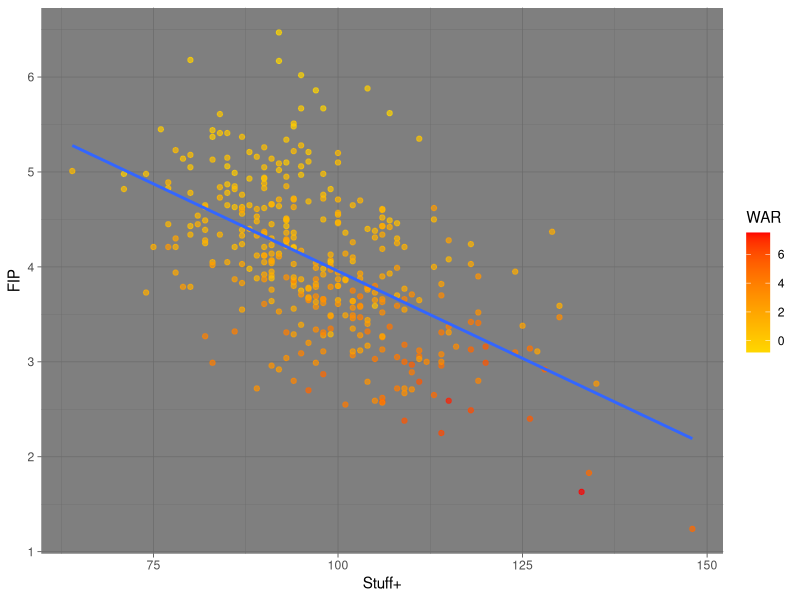
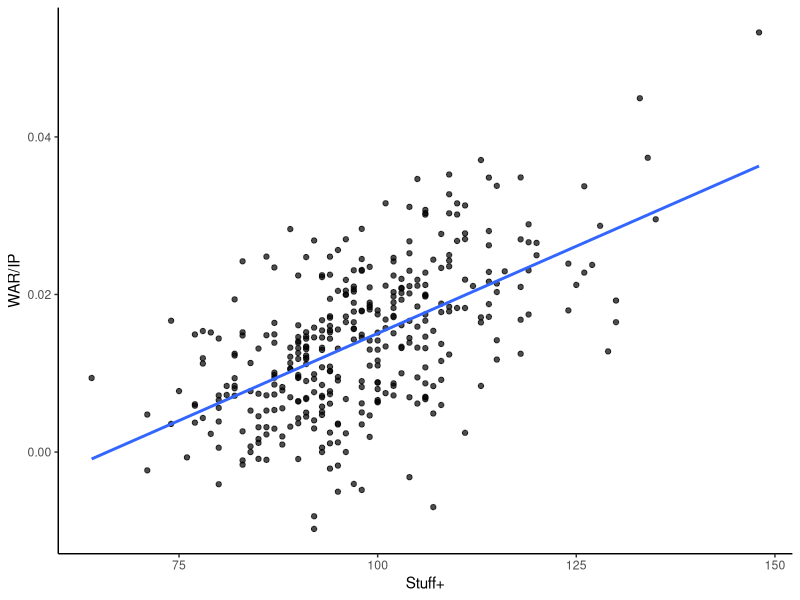

Generate these figures, in order, with R: (Note: this script raises an error after producing the figures.)
## ---- chunk 1
knitr::opts_chunk$set(echo = TRUE)
## ---- chunk 2
options(scipen = 10)
library(tidyverse)
library(readxl)
library(patchwork)
## ---- chunk 3
stuff <- read_excel("Stuff Plus.xlsx", sheet = "Data")

stuff_explore <- read_excel("Stuff Plus.xlsx", sheet = "Extended")
## ---- chunk 4
stuff_explore %>% 
  filter(IP > 81) %>% 
  ggplot(aes(x = `Stuff+`, y = FIP, color = WAR)) +
  geom_point(alpha = 0.7) + 
  geom_smooth(method = lm, se = FALSE) +
  scale_color_gradient(low = "gold", high = "red") +
  theme_dark() +
    NULL


stuff_explore %>% 
  filter(IP > 81) %>% 
  ggplot(aes(x = `Stuff+`, y = WAR/IP)) +
  geom_point(alpha = 0.7) + 
  geom_smooth(method = lm, se = FALSE) +
  theme_classic() +
    NULL
## ---- chunk 5
correl <- stuff_explore %>% 
  select(-Name, -Season, -Team) %>% 
  cor()

correl <- correl[,2]

correl <- correl %>% 
  as.data.frame() %>% 
  rename("cor" = ".")

correl <- correl %>% 
  arrange(by = desc(cor))

correl <- correl %>% 
  filter(cor > -1)

correl %>% 
  filter(cor < 1) %>% 
  kable()

correl %>%
  filter(cor < 1) %>% 
  abs() %>% 
  arrange(desc(cor)) %>% 
  kable()
## ---- chunk 6
# Josh Fleming 2020 was removed because his Stf+ FA was -144 when all other
# observations were between 18 and 185.

cor1 <- stuff %>% 
  filter(!is.na(`Stf+ FA`) & !is.na(`Stuff+`)) %>%
  filter(`Stf+ FA` > 0) %>% 
  with(cor(`Stf+ FA`,`Stuff+`))

g_FA <- stuff %>% 
  filter(`Stf+ FA` > 0) %>% 
  ggplot() + 
  geom_abline(intercept = 0, slope = 1, color = "green", alpha = 0.4, size = 2) +
  geom_point(aes(x = `Stf+ FA`, y = `Stuff+`), alpha = 0.5) +
  labs(caption = paste("Correlation =", round(cor1, 3)),
       x = "Stuff+ Fastball") +
  xlim(0, 200) + ylim(60, 160) +
  geom_smooth(aes(x = `Stf+ FA`, y = `Stuff+`), method = lm, se = FALSE, color = "blue")

###################

cor2 <- stuff %>% 
  filter(!is.na(`Stf+ SL`) & !is.na(`Stuff+`)) %>%
  filter(`Stf+ SL` > 0) %>% 
  with(cor(`Stf+ SL`,`Stuff+`))

g_SL <- stuff %>% 
  filter(`Stf+ SL` > 0) %>% 
  ggplot() + 
  geom_abline(intercept = 0, slope = 1, color = "green", alpha = 0.4, size = 2) +
  geom_point(aes(x = `Stf+ SL`, y = `Stuff+`), alpha = 0.5) +
  labs(caption = paste("Correlation =", round(cor2, 3)),
       x = "Stuff+ Slider") +
  xlim(0, 200) + ylim(60, 160) +
  geom_smooth(aes(x = `Stf+ SL`, y = `Stuff+`), method = lm, se = FALSE, color = "blue")

############

cor3 <- stuff %>% 
  filter(!is.na(`Stf+ CU`) & !is.na(`Stuff+`)) %>%
  filter(`Stf+ CU` > 0) %>% 
  with(cor(`Stf+ CU`,`Stuff+`))

g_CU <- stuff %>% 
  filter(`Stf+ CU` > 0) %>% 
  ggplot() + 
  geom_abline(intercept = 0, slope = 1, color = "green", alpha = 0.4, size = 2) +
  geom_point(aes(x = `Stf+ CU`, y = `Stuff+`), alpha = 0.5) +
  labs(caption = paste("Correlation =", round(cor3, 3)),
       x = "Stuff+ Curveball") +
  xlim(0, 200) + ylim(60, 160) +
  geom_smooth(aes(x = `Stf+ CU`, y = `Stuff+`), method = lm, se = FALSE, color = "blue")

##############

cor4 <- stuff %>% 
  filter(!is.na(`Stf+ CH`) & !is.na(`Stuff+`)) %>%
  filter(`Stf+ CH` > 0) %>% 
  with(cor(`Stf+ CH`,`Stuff+`))

g_CH <- stuff %>% 
  filter(`Stf+ CH` > 0) %>% 
  ggplot() + 
  geom_abline(intercept = 0, slope = 1, color = "green", alpha = 0.4, size = 2) +
  geom_point(aes(x = `Stf+ CH`, y = `Stuff+`), alpha = 0.5) +
  labs(caption = paste("Correlation =", round(cor4, 3)),
       x = "Stuff+ Changeup") +
  xlim(0, 200) + ylim(60, 160) +
  geom_smooth(aes(x = `Stf+ CU`, y = `Stuff+`), method = lm, se = FALSE, color = "blue")


(g_FA + g_CH) / (g_SL + g_CU)
